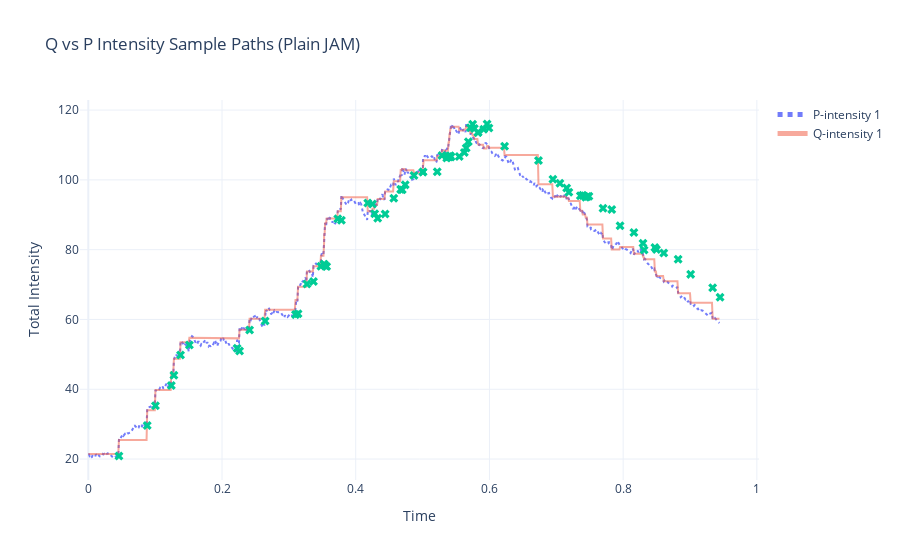

The code cell stored with this chart in its notebook:
### Code cell
params = draw_params(N=100, J=3, seed=42)
simulator = MonteCarloSimulator(params)

results = simulator.run_simulation(n_paths=50000, T=1.0, dt_max=0.001, base_seed=42)
simulator.plot_results(results)
simulator.plot_sample_intensity_paths(T=1.0, dt_max=0.001, n_paths=1, seed=42)

### Figure 1 — Plotly figure (JSON) as saved in the notebook; plotly's stock layout.template omitted (floating-point values rounded to 4 significant figures; data arrays with more than 128 entries replaced by an {"elided": "..."} marker saying what was removed)
{"data": [{"line": {"dash": "dot"}, "mode": "lines", "name": "P-intensity 1", "opacity": 0.9, "type": "scatter", "x": {"elided": "988 float values"}, "y": {"elided": "988 float values"}}, {"line": {"width": 2}, "mode": "lines", "name": "Q-intensity 1", "opacity": 0.5, "type": "scatter", "x": {"elided": "988 float values"}, "y": {"elided": "988 float values"}}, {"marker": {"size": 8, "symbol": "x"}, "mode": "markers", "name": "Jumps 1", "showlegend": false, "type": "scatter", "x": [0.04584, 0.08813, 0.1004, 0.1242, 0.1281, 0.138, 0.1512, 0.2226, 0.2263, 0.2413, 0.2645, 0.3099, 0.3137, 0.327, 0.3368, 0.348, 0.3527, 0.3527, 0.3542, 0.3565, 0.3732, 0.3786, 0.418, 0.425, 0.4284, 0.4329, 0.444, 0.4569, 0.4673, 0.4696, 0.474, 0.4871, 0.5005, 0.5006, 0.5219, 0.529, 0.5361, 0.5388, 0.5403, 0.5414, 0.5424, 0.5549, 0.5624, 0.5653, 0.5684, 0.5715, 0.5749, 0.5774, 0.5829, 0.5829, 0.5914, 0.5965, 0.5993, 0.6227, 0.6734, 0.695, 0.7054, 0.7155, 0.7188, 0.736, 0.7395, 0.7439, 0.7466, 0.7488, 0.7699, 0.783, 0.7954, 0.8161, 0.8297, 0.8313, 0.8475, 0.8499, 0.8608, 0.8822, 0.901, 0.9339, 0.9449], "y": [20.88, 29.6, 35.28, 41.05, 44.04, 49.83, 52.68, 51.76, 50.97, 56.96, 59.59, 61.39, 61.61, 70.16, 70.85, 75.24, 75.8, 75.8, 75.41, 75.2, 88.87, 88.46, 93.37, 93.07, 90.29, 89.03, 90.22, 94.71, 97.28, 97.16, 98.57, 101.2, 102.3, 102.3, 102.3, 107.0, 106.3, 106.7, 106.6, 106.9, 106.6, 106.7, 107.8, 109.1, 110.9, 115.0, 115.9, 114.7, 113.6, 113.6, 114.5, 116.0, 114.8, 109.6, 105.5, 100.2, 99.05, 97.67, 96.48, 95.47, 95.56, 95.04, 95.23, 95.28, 91.84, 91.53, 86.87, 84.92, 81.82, 79.92, 80.61, 80.07, 79.06, 77.28, 72.92, 69.11, 66.35]}], "layout": {"hovermode": "closest", "legend": {"itemsizing": "constant"}, "title": {"text": "Q vs P Intensity Sample Paths (Plain JAM)"}, "xaxis": {"title": {"text": "Time"}}, "yaxis": {"title": {"text": "Total Intensity"}}}}
